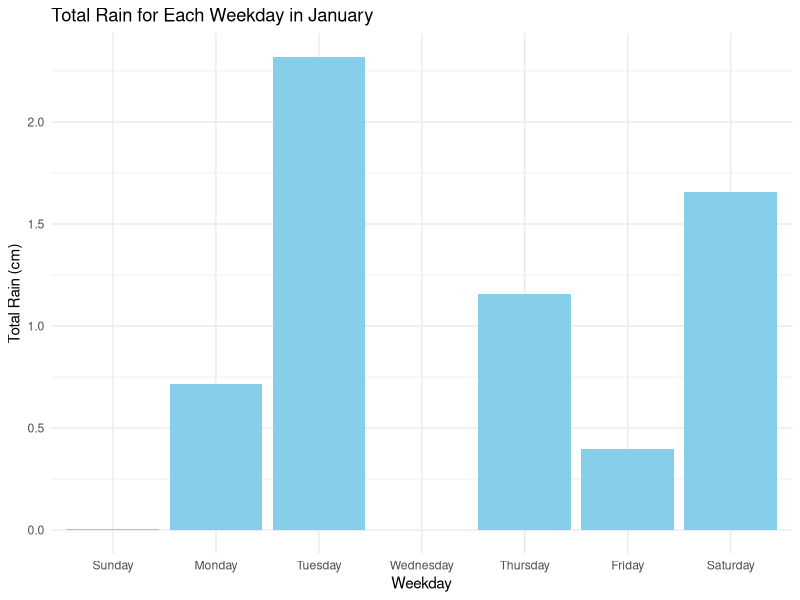
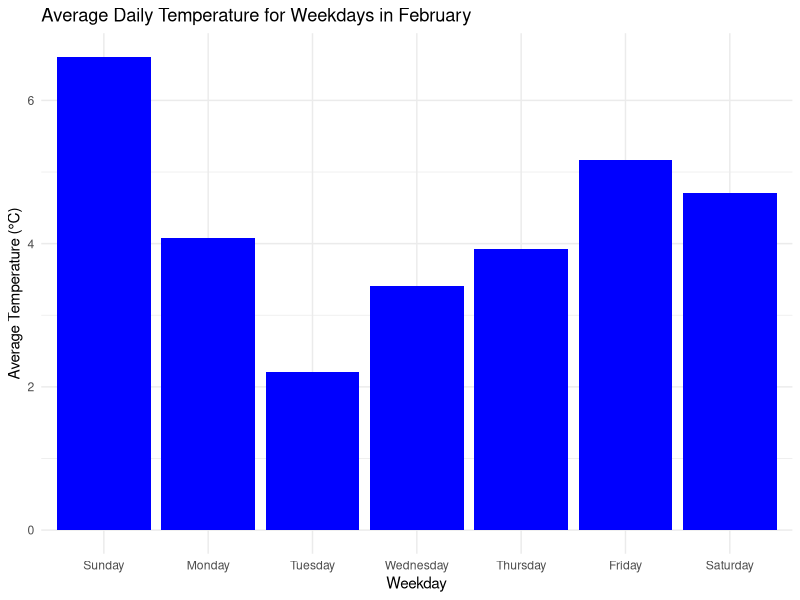
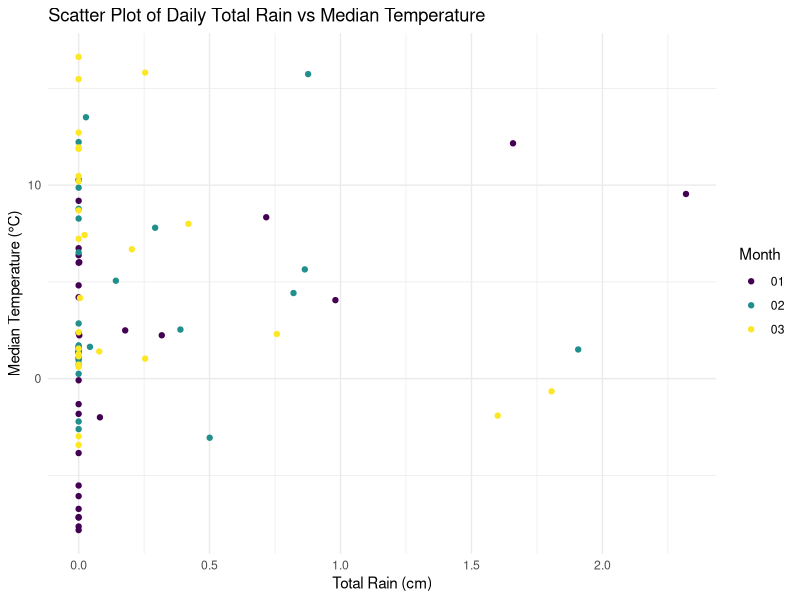
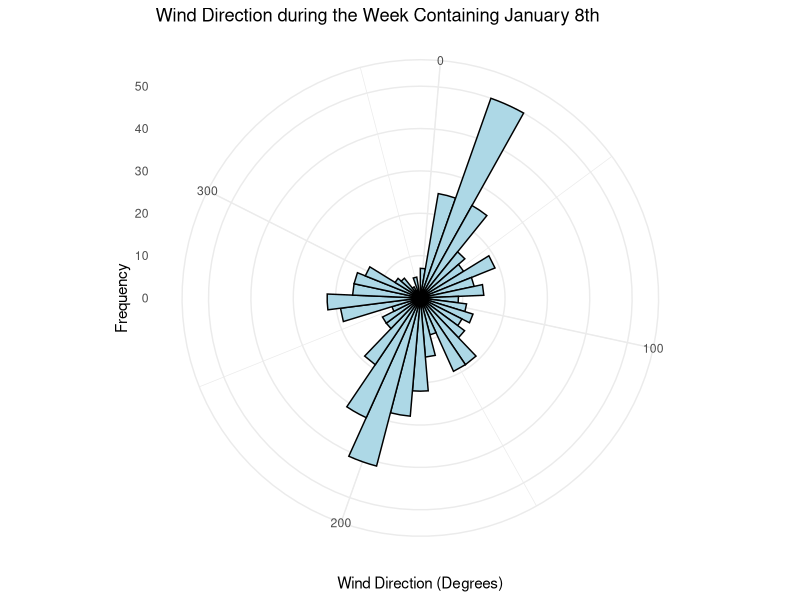

R code for these plots, in order:
## ---- chunk 1

library(tidyverse)
library(dplyr)
library(lubridate)

url <- "https://docs.google.com/spreadsheets/d/1Mk1YGH9LqjF7drJE-td1G_JkdADOU0eMlrP01WFBT8s/pub?gid=0&single=true&output=csv"

# Read in the data
rice <- read_csv("RiceRiversCenter_PierWaterQualityData_2014 - Data.csv", show_col_types = FALSE)

# 1. Make Date object
rice$DateTime <- as.POSIXct(rice$DateTime, format="%m/%d/%Y %I:%M:%S %p")

# 2. Create month and weekday objects
 rice$Month <- format(rice$DateTime, "%m")
    rice$Day <- format(rice$DateTime, "%d")
    rice$Weekday <- weekdays(rice$DateTime)
    
 rice$Month <- factor(rice$Month, levels = sprintf("%02d", 1:12), ordered = TRUE)
 
rice$Weekday <- factor(rice$Weekday, 
                       levels = c("Sunday", "Monday", "Tuesday", "Wednesday", "Thursday", "Friday", "Saturday"), 
                       ordered = TRUE)


# 3. Convert Fahrenheit to Celsius
rice$AirTempC <- (rice$AirTempF - 32) * 5 / 9  


 rice$Rain_cm <- rice$Rain_in * 2.54

# 4. Get rid of extra data
rice <- select(rice, -RecordID, -WindSpeed_mph, -RelHumidity, -AirTempF, -PH_mv, -Rain_in, -Depth_ft)  # Remove unnecessary columns

# 5. Reorder the columns
rice <- rice %>% select(DateTime, Month, Weekday, everything())  # Reorder columns




# 1. Total Rain for Each Weekday in January
january_rain <- rice %>%
  filter(Month == "01") %>%
  group_by(Weekday) %>%
  summarise(Total_Rain = sum(Rain_cm, na.rm = TRUE))

# Plot Total Rain for Each Weekday in January
ggplot(january_rain, aes(x = Weekday, y = Total_Rain)) +
  geom_bar(stat = "identity", fill = "skyblue") +
  labs(title = "Total Rain for Each Weekday in January", x = "Weekday", y = "Total Rain (cm)") +
  theme_minimal()
 view(rice)
# 2. Average daily temperature for weekdays in February
february_temp <- rice %>%
  filter(Month == "02") %>%
  group_by(Weekday) %>%
  summarise(Average_Temp = mean(AirTempC, na.rm = TRUE))

# Plot Average daily temperature for weekdays in February
ggplot(february_temp, aes(x = Weekday, y = Average_Temp)) +
  geom_bar(stat = "identity", fill = "blue") +
  labs(title = "Average Daily Temperature for Weekdays in February", x = "Weekday", y = "Average Temperature (°C)") +
  theme_minimal()

# 3. Water depth on Valentine's Day (February 14)
valentine_depth <- rice %>%
  filter(Month == "02", Day == "14") %>%
  summarise(Water_Depth = mean(Depth_m, na.rm = TRUE))

# Display water depth on Valentine's Day
valentine_depth

# 4. Scatter plot of Daily Total Rain and Daily Median Temperature grouped by month
daily_summary <- rice %>%
  group_by(Date = as.Date(DateTime), Month) %>%
  summarise(Total_Rain = sum(Rain_cm, na.rm = TRUE),
            Median_Temp = median(AirTempC, na.rm = TRUE))

# Scatter plot of Daily Total Rain vs Daily Median Temperature
ggplot(daily_summary, aes(x = Total_Rain, y = Median_Temp, color = Month)) +
  geom_point() +
  labs(title = "Scatter Plot of Daily Total Rain vs Median Temperature", x = "Total Rain (cm)", y = "Median Temperature (°C)") +
  theme_minimal()

 # Ensure there are no missing values

week_of_jan_8 <- rice %>%
  filter(DateTime >= "2014-01-08" & DateTime <= "2014-01-14") %>%
  drop_na(WindDir)  # Ensure there are no missing values

# Create a polar plot of wind direction during the week
ggplot(week_of_jan_8, aes(x = WindDir)) +
  geom_histogram(binwidth = 10, fill = "lightblue", color = "black") +
  coord_polar(start = 0) +
  labs(title = "Wind Direction during the Week Containing January 8th", 
       x = "Wind Direction (Degrees)", 
       y = "Frequency") +
  theme_minimal()




